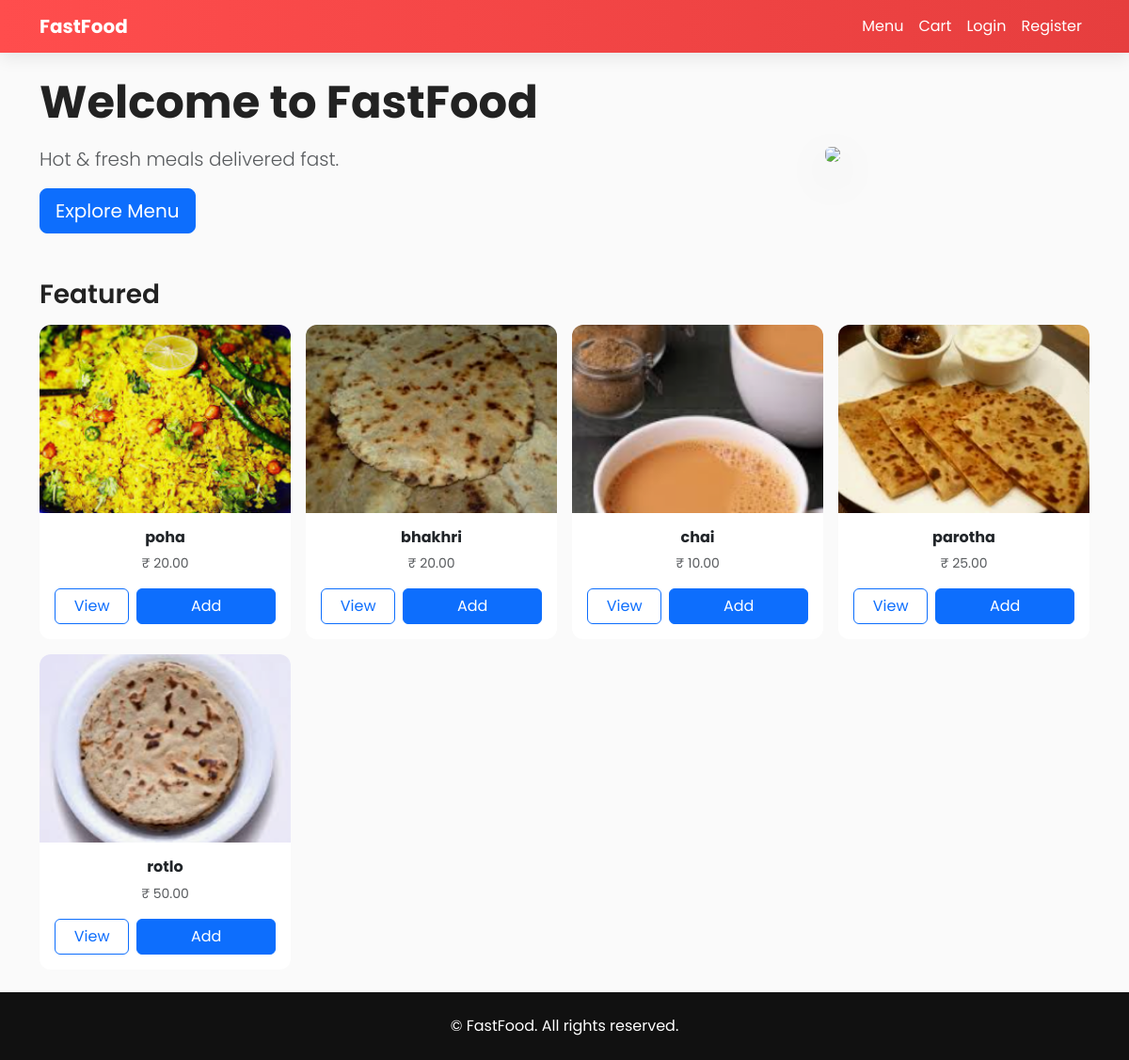
The page / on the database its author committed.
### food_app/models.py (models this page shows, shortened)
class Product(models.Model):
    category = models.ForeignKey(Category, on_delete=models.CASCADE, related_name="products")
    name = models.CharField(max_length=255)
    description = models.TextField(blank=True)
    price = models.DecimalField(max_digits=10, decimal_places=2)
    image = models.ImageField(upload_to='products/', blank=True, null=True)
    available = models.BooleanField(default=True)

### food_app/views.py (the view)
# urls.py: path("", views.home, name="home"),
def home(request):
    redirect_response = redirect_for_role(request)
    if redirect_response:
        return redirect_response
    categories = Category.objects.all() if hasattr(Category, 'objects') else []
    featured = Product.objects.filter(available=True)[:8] if hasattr(Product, 'objects') else []
    return render(request, "food_app/index.html", {"categories": categories, "products": featured})

### food_app/views.py (called while the page is built, shortened)
def redirect_for_role(request):
    return None

### food_app/templates/food_app/index.html (shortened to what this page needs)
{% extends "food_app/base.html" %}
{% load static %}
{% block content %}
<div class="row align-items-center mb-5">
  <div class="col-md-6">
    <h1 class="display-5 fw-bold mb-3">Welcome to FastFood</h1>
    <p class="lead text-muted">Hot & fresh meals delivered fast.</p>
    <a href="{% url 'product_list' %}" class="btn btn-primary btn-lg">Explore Menu</a>
  </div>
  <div class="col-md-6 text-center">
    <img src="{% static 'img/hero-food.png' %}" class="img-fluid rounded shadow-lg" style="max-height:330px;">
  </div>
</div>
<h3 class="fw-semibold mb-3">Featured</h3>
<div class="row g-3">
  {% for p in products %}
  <div class="col-6 col-md-3">
    <div class="card h-100 border-0">
      <img src="{{ p.image.url }}" class="product-image">
      <div class="card-body text-center">
        <h6 class="fw-bold">{{ p.name }}</h6>
        <p class="text-muted small">₹ {{ p.price }}</p>
        <div class="d-flex gap-2">
          <a href="{% url 'product_detail' p.id %}" class="btn btn-outline-primary w-50">View</a>
          <button class="btn btn-primary w-100 add-to-cart-btn" data-product-id="{{ p.id }}">Add</button>
        </div>
      </div>
    </div>
  </div>
  {% endfor %}
</div>
{% endblock %}

### food_app/templates/food_app/base.html (style rules this page uses)
:root { --brand:#ff4d4d; --brand-dark:#e63e3e; }
body { font-family: "Poppins"; background:#fafafa; color:#222; }
.card { border-radius:12px; overflow:hidden; transition:.2s; }
.product-image { width:100%; height:200px; object-fit:cover; }

### rows shown on the page
Product: image (picture), name "poha", price "20.00"
Product: image (picture), name "bhakhri", price "20.00"
Product: image (picture), name "chai", price "10.00"
Product: image (picture), name "parotha", price "25.00"
Product: image (picture), name "rotlo", price "50.00"
